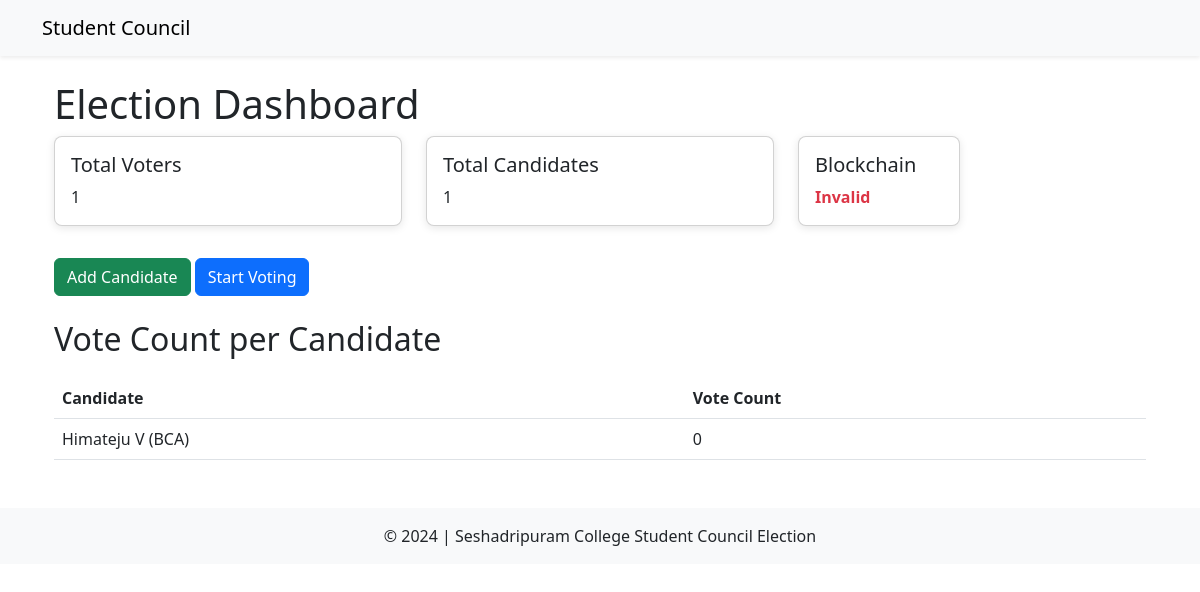
The app's page /election/dashboard/, older data.
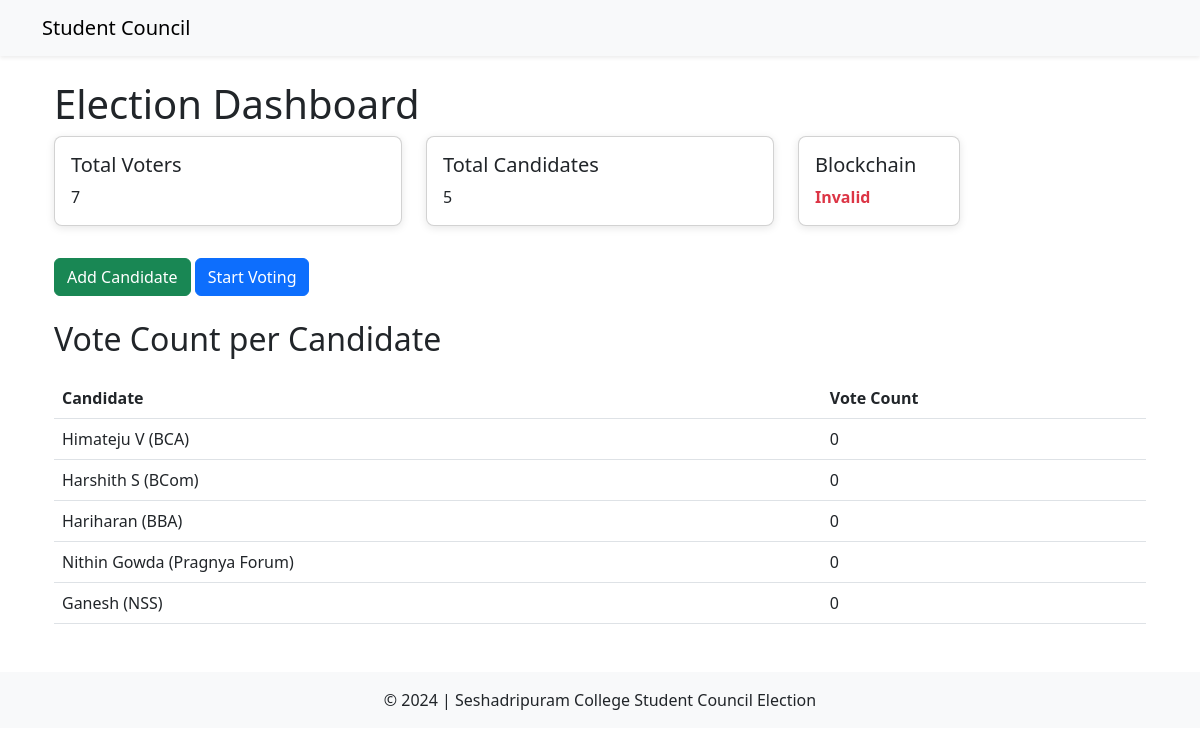
The same page, newer data.
### election/models.py (models this page shows, shortened)
class Candidate(models.Model):
    candidate_key = models.UUIDField(default=uuid.uuid4, editable=False, unique=True)
    name = models.CharField(max_length=100)
    forum = models.CharField(max_length=100)
    image = models.ImageField(upload_to='candidate_images/', blank=True, null=True)  # New field for the candidate's image

### election/views.py (the view)
# urls.py: path('dashboard/', dashboard, name='dashboard'),
def dashboard(request):
    total_votes = Vote.objects.count()
    total_candidates = Candidate.objects.count()
    candidate_votes = {candidate: Vote.objects.filter(candidates=candidate).count() for candidate in Candidate.objects.all()}
    sorted_candidate_votes = sorted(candidate_votes.items(), key=lambda x: x[1], reverse=True)
    valid_blockchain = is_blockchain_valid()
    context = {
        'total_votes': total_votes,
        'total_candidates': total_candidates,
        'sorted_candidate_votes': sorted_candidate_votes,
        'valid_blockchain': valid_blockchain,
    }
    return render(request, 'election/dashboard.html', context)

### election/utils.py (called while the page is built)
def calculate_hash(vote):
    candidate_keys = sorted([str(candidate.candidate_key) for candidate in vote.candidates.all()])
    vote_data = f'{vote.student_id}{candidate_keys}{vote.timestamp}{vote.previous_hash}'.encode('utf-8')
    print("Vote data for hashing:", vote_data)
    return hashlib.sha256(vote_data).hexdigest()

### election/templates/election/dashboard.html (shortened to what this page needs)
{% extends 'voting/base.html' %}
{% block content %}
<div class="container mt-4">
    <h1>Election Dashboard</h1>
    <div class="row">
        <div class="col-md-4">
            <div class="card mb-3">
                <div class="card-body">
                    <h5 class="card-title">Total Voters</h5>
                    <p class="card-text">{{ total_votes }}</p>
                </div>
            </div>
        </div>
        <div class="col-md-4">
            <div class="card mb-3">
                <div class="card-body">
                    <h5 class="card-title">Total Candidates</h5>
                    <p class="card-text">{{ total_candidates }}</p>
                </div>
            </div>
        </div>
        <div class="col-md-2">
            <div class="card mb-3">
                <div class="card-body">
                    <h5 class="card-title">Blockchain</h5>
                    <p class="card-text {% if valid_blockchain %}text-success fw-bold{% else %}text-danger fw-bold{% endif %}">
                        {% if valid_blockchain %}Valid{% else %}Invalid{% endif %}
                    </p>
                </div>
            </div>
        </div>
    </div>
    <button class="btn btn-success mt-3" onclick="window.location.href='{% url 'add_candidate' %}'">Add Candidate</button>
    <button class="btn btn-primary mt-3" onclick="window.location.href='{% url 'scan_qr' %}'">Start Voting</button>
    <h2 class="mt-4">Vote Count per Candidate</h2>
    <table class="table">
        <thead>
            <tr>
                <th>Candidate</th>
                <th>Vote Count</th>
            </tr>
        </thead>
        <tbody>
            {% for candidate, count in sorted_candidate_votes %}
            <tr>
                <td>{{ candidate.name }} ({{ candidate.forum }})</td>
                <td>{{ count }}</td>
            </tr>
            {% endfor %}
        </tbody>
    </table>
</div>
{% endblock %}

Row changes from the older to the newer data that the page shows:
added Candidate: name "Harshith S", forum "BCom", count "0"
added Candidate: name "Hariharan", forum "BBA", count "0"
added Candidate: name "Nithin Gowda", forum "Pragnya Forum", count "0"
added Candidate: name "Ganesh", forum "NSS", count "0"
Text that changed along with them:
{{ total_votes }}: "1" → "7"
{{ total_candidates }}: "1" → "5"
